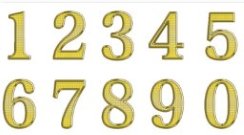
#> input picture pointer/2.png, 244 x 135 px
$ python contours.py   (older library calls are emulated)
#> lines starting #> are read from the running program, lines starting #| are printed output that depends on the picture; after the words box and inside, x2 and y2 are one past the last pixel; in counts of white or black regions, pixels touching at a corner belong together
import cv2;

img = cv2.imread('2.png');
#> img is the input picture: shape (135, 244, 3); mean B, G, R 207.7, 231.4, 234.9
gray = cv2.cvtColor(img, cv2.COLOR_BGR2GRAY);
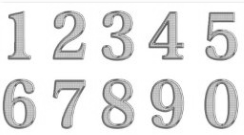
#> gray: shape (135, 244); min 90, max 255, mean 229.8
_, thresh = cv2.threshold(gray, 200, 255, cv2.THRESH_BINARY_INV);
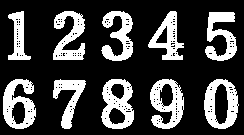
#> thresh: shape (135, 244); 25.7% white; 10 white regions
img, contours, hierarchy = cv2.findContours(thresh, cv2.RETR_EXTERNAL, cv2.CHAIN_APPROX_SIMPLE);
#> contours = 10 contours; largest, box (x1, y1, x2, y2) and area: (204, 79, 239, 129) 1339, (101, 79, 134, 129) 1268, (150, 79, 184, 129) 1144, (3, 79, 36, 129) 1116, (148, 11, 184, 60) 840
height, width = img.shape[:2];
#> height = 135; width = 244
i = 0;
for u in contours:
    [x, y, w, h] = cv2.boundingRect(u);
    cv2.imwrite('tests/' + str(i) + '.png', thresh[y : y + h, x : x + w]);
    i = i + 1;
#> this loop made 10 passes
#> (x, y, w, h) on passes 1 to 10: (204, 79, 35, 50), (150, 79, 34, 50), (101, 79, 33, 50), (53, 79, 33, 50), (3, 79, 33, 50), (205, 12, 32, 49), (148, 11, 36, 49), (101, 11, 32, 50), (53, 11, 32, 49), (8, 11, 23, 49)
#> pass 1, `cv2.imwrite('tests/' + str(i) + '.png', thresh[y : y + h, x : x + w]);`:
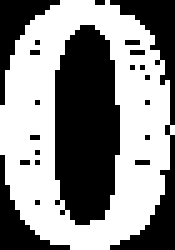
#> saved as 0.png: shape (50, 35) (shown 5 times larger); 54.2% white; 21 black regions (17 under 20 px), largest, box (x1, y1, x2, y2) and area: (11, 5, 24, 45) 428, (22, 0, 35, 50) 190, (0, 0, 12, 21) 80, (0, 31, 14, 50) 76
#> pass 2, `cv2.imwrite('tests/' + str(i) + '.png', thresh[y : y + h, x : x + w]);`:
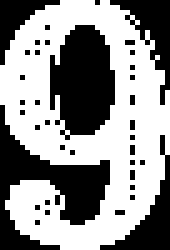
#> saved as 1.png: shape (50, 34) (shown 5 times larger); 56.9% white; 37 black regions (32 under 20 px), largest, box (x1, y1, x2, y2) and area: (0, 21, 22, 50) 237, (10, 5, 23, 28) 223, (22, 0, 34, 21) 90, (20, 27, 34, 50) 89, (0, 0, 12, 13) 56
#> after the loop, i = 10
cv2.imwrite('my.png', thresh);
